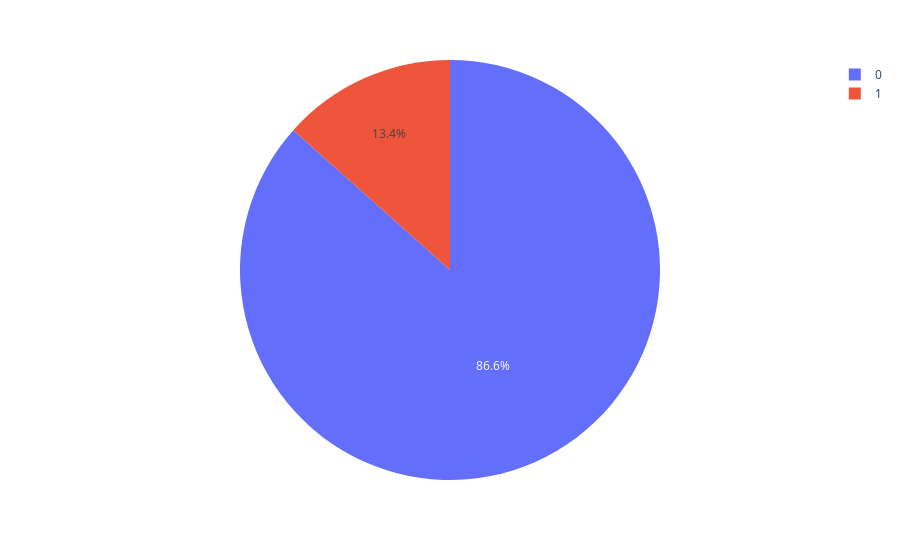

The cell this chart's notebook holds for it:
### Markdown cell above
### Establishing Target Variable Visualzing Class Imbalance of Performance Dip <br>

The target variable for this project is performance dip, a binary indication on whether the player's performance is declining during the season. <br>

First, the player's percent change in performance is calculated, which calculates the percentage of how much the current week's yards per carry (YPC) differs from the player's rolling average YPC. <br>
After establishing the percent change, performance dip is calculated.  There are two main criteria used to indicate performance dip: falls below first quartile of percent change and has minimum of 6 carries.  The percentile-based distinction is made relative to this dataset's distribution and can adjust to player performance variability.  The minimum of 6 carries demonstrates that the player has a workload floor and the dip will reflect prolonged usage of a player<br>

Visualizing the imbalance of performance dip, it is largely expected for the majority of players to not have a performance dip because players having a declined performance in the season should be a relatively rare occurence.  It is critical to visualize and understand class imbalance of target variable since this will influence the metrics used for analyzing model performance.  Accuracy will be a poor choice since always prediciting "no dip" will yield 85% accuracy.  Focusing on metrics that handle imbalance well such as F1 score

### Code cell
#Percent Change Variable compares current performance against previous weeks rolling average
weekly_stats_clean3['PercentChange'] = (weekly_stats_clean3['Rushing_YPC'] - weekly_stats_clean3['Rolling_Avg_YPC'])/weekly_stats_clean3['Rolling_Avg_YPC']
min_carries = weekly_stats_clean3['Rushing_Att'] >= 6
threshold = weekly_stats_clean3['PercentChange'].quantile(0.25)
weekly_stats_clean3['Performance_Dip'] = ((weekly_stats_clean3['PercentChange'] <= threshold) & min_carries).astype(int)
rate = weekly_stats_clean3['Performance_Dip'].mean()
counts = weekly_stats_clean3['Performance_Dip'].value_counts()
print(f"Dip rate: {rate:.2%}\nCounts:\n{counts}")



fig = px.pie(weekly_stats_clean3['Performance_Dip'], names='Performance_Dip')
fig.show()

### Figure 1 — Plotly figure (JSON) as saved in the notebook; plotly's stock layout.template omitted (floating-point values rounded to 4 significant figures; data arrays with more than 128 entries replaced by an {"elided": "..."} marker saying what was removed)
{"data": [{"domain": {"x": [0, 1], "y": [0, 1]}, "hovertemplate": "Performance_Dip=%{label}<extra></extra>", "labels": {"elided": "11939 int values"}, "legendgroup": "", "name": "", "showlegend": true, "type": "pie"}], "layout": {"legend": {"tracegroupgap": 0}, "margin": {"t": 60}}}
